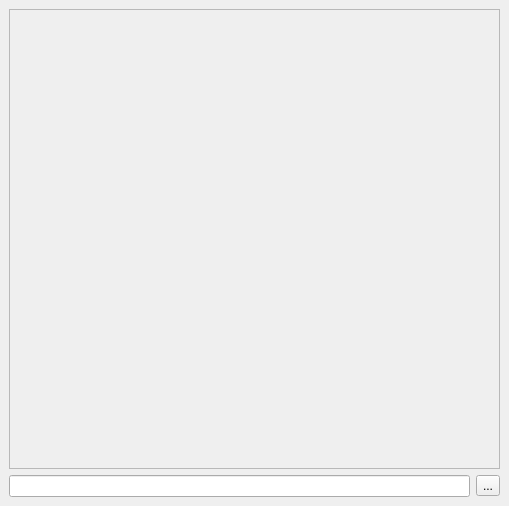
<?xml version="1.0" encoding="UTF-8"?>
<ui version="4.0">
 <class>HistoryWindow</class>
 <widget class="QMainWindow" name="HistoryWindow">
  <property name="geometry">
   <rect>
    <x>0</x>
    <y>0</y>
    <width>509</width>
    <height>506</height>
   </rect>
  </property>
  <property name="contextMenuPolicy">
   <enum>Qt::NoContextMenu</enum>
  </property>
  <property name="windowTitle">
   <string>Kutegram</string>
  </property>
  <widget class="QWidget" name="centralwidget">
   <property name="contextMenuPolicy">
    <enum>Qt::NoContextMenu</enum>
   </property>
   <layout class="QVBoxLayout" name="verticalLayout">
    <item>
     <widget class="QScrollArea" name="scrollArea">
      <property name="horizontalScrollBarPolicy">
       <enum>Qt::ScrollBarAlwaysOff</enum>
      </property>
      <property name="widgetResizable">
       <bool>true</bool>
      </property>
      <widget class="QWidget" name="scrollArea_contents">
       <property name="geometry">
        <rect>
         <x>0</x>
         <y>0</y>
         <width>487</width>
         <height>436</height>
        </rect>
       </property>
       <layout class="QVBoxLayout" name="verticalLayout_2">
        <property name="spacing">
         <number>0</number>
        </property>
        <property name="margin">
         <number>0</number>
        </property>
        <item>
         <layout class="QVBoxLayout" name="messagesLayout">
          <item>
           <spacer name="verticalSpacer">
            <property name="orientation">
             <enum>Qt::Vertical</enum>
            </property>
            <property name="sizeType">
             <enum>QSizePolicy::Expanding</enum>
            </property>
            <property name="sizeHint" stdset="0">
             <size>
              <width>0</width>
              <height>0</height>
             </size>
            </property>
           </spacer>
          </item>
         </layout>
        </item>
       </layout>
      </widget>
     </widget>
    </item>
    <item>
     <layout class="QHBoxLayout" name="horizontalLayout">
      <item>
       <widget class="QLineEdit" name="messageEdit">
        <property name="contextMenuPolicy">
         <enum>Qt::NoContextMenu</enum>
        </property>
       </widget>
      </item>
      <item>
       <widget class="QToolButton" name="sendButton">
        <property name="contextMenuPolicy">
         <enum>Qt::NoContextMenu</enum>
        </property>
        <property name="text">
         <string>...</string>
        </property>
       </widget>
      </item>
     </layout>
    </item>
   </layout>
  </widget>
  <widget class="QMenuBar" name="menubar">
   <property name="geometry">
    <rect>
     <x>0</x>
     <y>0</y>
     <width>509</width>
     <height>20</height>
    </rect>
   </property>
   <property name="contextMenuPolicy">
    <enum>Qt::NoContextMenu</enum>
   </property>
  </widget>
 </widget>
 <resources/>
 <connections>
  <connection>
   <sender>sendButton</sender>
   <signal>clicked()</signal>
   <receiver>HistoryWindow</receiver>
   <slot>sendButton_clicked()</slot>
   <hints>
    <hint type="sourcelabel">
     <x>486</x>
     <y>485</y>
    </hint>
    <hint type="destinationlabel">
     <x>254</x>
     <y>252</y>
    </hint>
   </hints>
  </connection>
 </connections>
 <slots>
  <slot>sendButton_clicked()</slot>
 </slots>
</ui>
